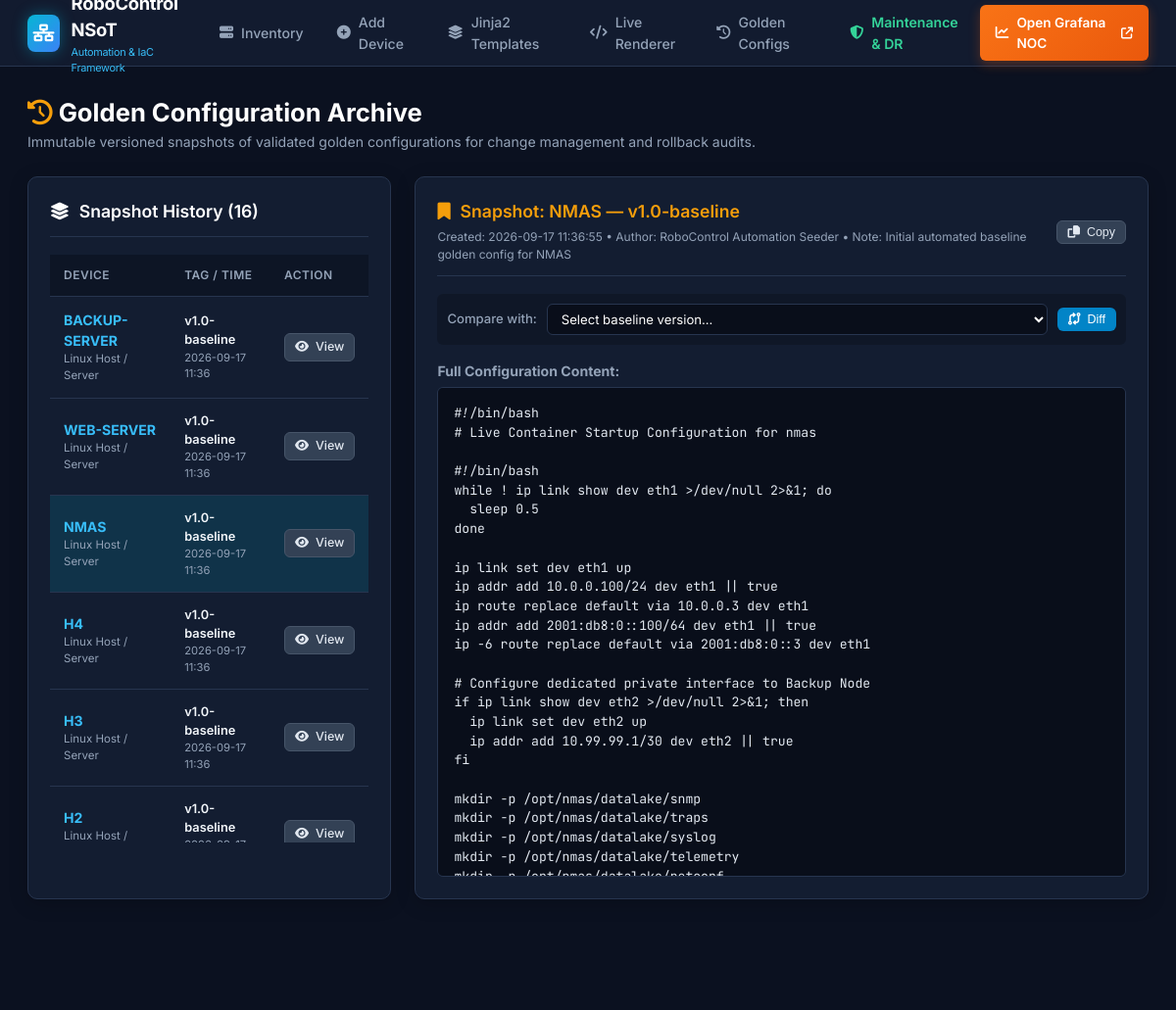
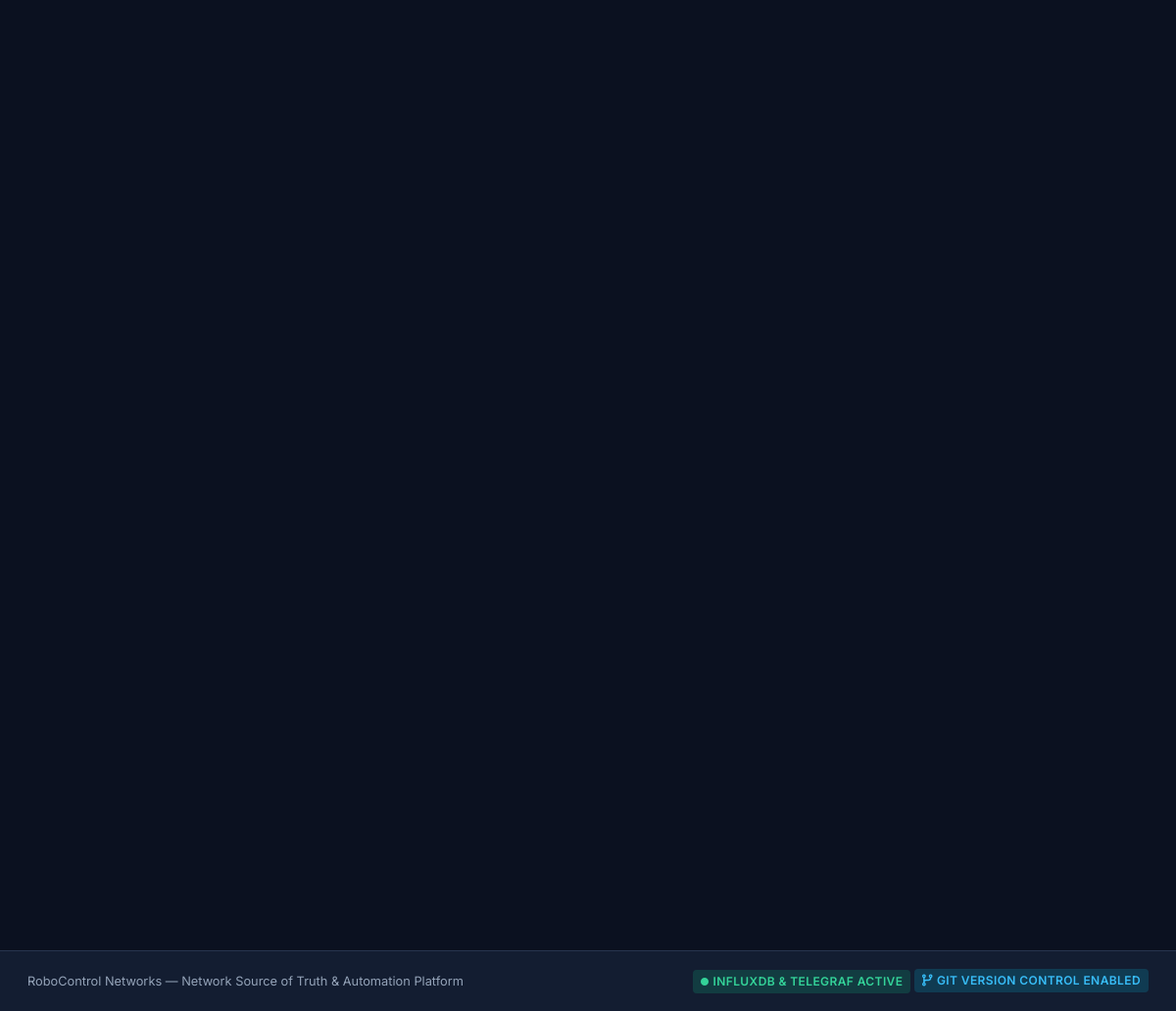
Screenshot of /golden-configs/?id=14 with the database file from the repository (2 pictures, top to bottom).
### automation/models.py (models this page shows, shortened)
class GoldenConfig(models.Model):
    device = models.ForeignKey(Device, on_delete=models.CASCADE, related_name='golden_configs')
    version_tag = models.CharField(max_length=64)
    timestamp = models.DateTimeField(auto_now_add=True)
    config_content = models.TextField()
    change_summary = models.CharField(max_length=255, default="Baseline Golden Config Snapshot")
    created_by = models.CharField(max_length=64, default="Network Automation Engine")
    class Meta:
        ordering = ['-timestamp']

class Device(models.Model):
    DEVICE_TYPES = [
        ('router', 'Router'),
        ('switch', 'Switch'),
        ('host', 'Host'),
        ('nmas', 'NMAS Station'),
        ('server', 'Internet Web Server'),
        ('backup', 'Backup Node'),
    ]
    VENDORS = [
        ('arista', 'Arista cEOS'),
        ('cisco_nxos', 'Cisco NX-OS 9000v'),
        ('cisco_xrv', 'Cisco IOS-XRv 9000'),
        ('sonic', 'SONiC VS (sonic-vs)'),
        ('linux', 'Linux Host / Server'),
    ]
    TIERS = [
        ('distribution', 'Tier 1: Distribution Routers (R1-R2)'),
        ('asbr', 'Tier 2: ASBR Core Routers (R3-R4)'),
        ('pe_router', 'Tier 3: PE WAN Gateway (R5)'),
        ('access_switch', 'Tier 4: Access Switches (S1-S2)'),
        ('core_switch', 'Tier 5: Core Backbone Switches (S3-S4)'),
        ('host', 'End Host (H1-H4)'),
        ('management', 'Management & Automation'),
    ]
    name = models.CharField(max_length=64, unique=True, verbose_name="Hostname / Device Name")
    device_type = models.CharField(max_length=32, choices=DEVICE_TYPES, default='router')
    vendor = models.CharField(max_length=64, choices=VENDORS, default='arista')
    tier = models.CharField(max_length=64, choices=TIERS, default='distribution')
    role = models.CharField(max_length=255, blank=True, verbose_name="Deployment Role")
    public_ip = models.CharField(max_length=64, blank=True, null=True, verbose_name="Public / WAN IP")
    private_ip = models.CharField(max_length=64, blank=True, null=True, verbose_name="Private IP")
    mgmt_ip = models.CharField(max_length=64, blank=True, null=True, verbose_name="Management IP")
    status = models.CharField(max_length=32, default='Online')
    routing_protocols = models.CharField(max_length=128, blank=True, default="OSPF", verbose_name="Routing Protocol(s)")
    bgp_asn = models.IntegerField(blank=True, null=True, verbose_name="BGP Local ASN")
    router_id = models.CharField(max_length=64, blank=True, null=True, verbose_name="Router ID")
    interface_ips = models.TextField(blank=True, verbose_name="Interface IPs / Descriptions")
    vlans = models.CharField(max_length=128, blank=True, verbose_name="VLANs (e.g. 10,20,30)")
    custom_config_yaml = models.TextField(blank=True, verbose_name="YAML Data Model")
    running_config = models.TextField(blank=True, verbose_name="Live Running Configuration")
    template_name = models.CharField(max_length=128, blank=True, default="r1_r2.j2", verbose_name="Jinja2 Template File")
    uploaded_config_file = models.FileField(upload_to='uploaded_configs/', blank=True, null=True, verbose_name="Uploaded Running Config File")
    uploaded_template_file = models.FileField(upload_to='uploaded_templates/', blank=True, null=True, verbose_name="Uploaded Jinja2 Template File")
    last_config_pulled_at = models.DateTimeField(blank=True, null=True)
    created_at = models.DateTimeField(auto_now_add=True)
    updated_at = models.DateTimeField(auto_now=True)
    class Meta:
        ordering = ['name']

### automation/views.py (the view, shortened to what this page needs)
# urls.py: path('golden-configs/', views.golden_configs_list_view, name='golden_configs'),
def golden_configs_list_view(request):
    golden_configs = GoldenConfig.objects.select_related('device').all()
    selected_gc = None
    diff_output = None
    gc_id = request.GET.get('id')
    compare_id = request.GET.get('compare')
    if gc_id:
        selected_gc = get_object_or_404(GoldenConfig, id=gc_id)
    context = {
        'golden_configs': golden_configs,
        'selected_gc': selected_gc,
        'diff_output': diff_output,
    }
    return render(request, 'automation/golden_configs.html', context)

### templates/automation/golden_configs.html (shortened to what this page needs)
{% extends 'automation/base.html' %}
{% block content %}
<div style="margin-bottom: 24px;">
  <h1 style="font-size: 1.6rem; font-weight: 700; color: #ffffff;">
    <i class="fa-solid fa-clock-rotate-left" style="color: var(--accent-amber);"></i> Golden Configuration Archive
  </h1>
  <p style="color: var(--text-muted); font-size: 0.88rem;">Immutable versioned snapshots of validated golden configurations for change management and rollback audits.</p>
</div>
<div style="display: grid; grid-template-columns: 1fr 2fr; gap: 24px;">
  <div class="card">
    <div class="card-header">
      <div class="card-title"><i class="fa-solid fa-layer-group"></i> Snapshot History ({{ golden_configs.count }})</div>
    </div>
    <div class="table-responsive" style="max-height: 600px; overflow-y: auto;">
      <table>
        <thead>
          <tr>
            <th>Device</th>
            <th>Tag / Time</th>
            <th>Action</th>
          </tr>
        </thead>
        <tbody>
          {% for gc in golden_configs %}
          <tr {% if selected_gc and selected_gc.id == gc.id %}style="background: rgba(6, 182, 212, 0.15);"{% endif %}>
            <td>
              <strong style="color: #38bdf8;">{{ gc.device.name|upper }}</strong>
              <div style="font-size: 0.72rem; color: var(--text-muted);">{{ gc.device.get_vendor_display }}</div>
            </td>
            <td>
              <div style="font-weight: 600; font-size: 0.8rem; color: #f1f5f9;">{{ gc.version_tag }}</div>
              <div style="font-size: 0.7rem; color: var(--text-muted);">{{ gc.timestamp|date:"Y-m-d H:i" }}</div>
            </td>
            <td>
              <a href="?id={{ gc.id }}" class="btn btn-secondary btn-sm" title="Inspect Snapshot">
                <i class="fa-solid fa-eye"></i> View
              </a>
            </td>
          </tr>
          {% empty %}
          <tr>
            <td colspan="3" style="text-align: center; color: var(--text-muted); padding: 20px;">No golden configs captured yet.</td>
          </tr>
          {% endfor %}
        </tbody>
      </table>
    </div>
  </div>
  <div>
    {% if selected_gc %}
      <div class="card">
        <div class="card-header">
          <div>
            <div class="card-title" style="color: var(--accent-amber);">
              <i class="fa-solid fa-bookmark"></i> Snapshot: {{ selected_gc.device.name|upper }} &mdash; {{ selected_gc.version_tag }}
            </div>
            <div style="font-size: 0.75rem; color: var(--text-muted); margin-top: 4px;">
              Created: {{ selected_gc.timestamp|date:"Y-m-d H:i:s" }} &bull; Author: {{ selected_gc.created_by }} &bull; Note: {{ selected_gc.change_summary }}
            </div>
          </div>
          <div>
            <button class="btn btn-secondary btn-sm" onclick="navigator.clipboard.writeText(document.getElementById('gcContent').innerText); alert('Golden config copied!');">
              <i class="fa-solid fa-copy"></i> Copy
            </button>
          </div>
        </div>
        <form method="get" style="display: flex; gap: 10px; align-items: center; margin-bottom: 16px; background: rgba(0,0,0,0.2); padding: 10px; border-radius: 6px;">
          <label style="margin: 0; font-size: 0.82rem; color: var(--text-muted); white-space: nowrap;">Compare with:</label>
          <select name="compare" class="form-control" style="padding: 6px 10px; font-size: 0.82rem;">
            <option value="">Select baseline version...</option>
          </select>
          <button type="submit" class="btn btn-primary btn-sm"><i class="fa-solid fa-code-compare"></i> Diff</button>
        </form>
        <h4 style="font-size: 0.88rem; color: var(--text-muted); margin-bottom: 6px;">Full Configuration Content:</h4>
        <pre class="code-box" id="gcContent"><code>{{ selected_gc.config_content }}</code></pre>
      </div>
    {% endif %}
  </div>
</div>
{% endblock %}

### templates/automation/base.html (style rules this page uses)
:root { --bg-main: #0b1120; --bg-card: #131d31; --bg-card-hover: #1e293b; --border-color: #27354f; --text-main: #f1f5f9; --text-muted: #94a3b8; --accent-cyan: #06b6d4; --accent-teal: #10b981; --accent-blue: #3b82f6; --accent-purple: #8b5cf6; --accent-amber: #f59e0b; --accent-red: #ef4444; }
* { box-sizing: border-box; margin: 0; padding: 0; }
body { font-family: 'Inter', -apple-system, BlinkMacSystemFont, sans-serif; background-color: var(--bg-main); color: var(--text-main); line-height: 1.5; min-height: 100vh; display: flex; flex-direction: column; }
.card { background: var(--bg-card); border: 1px solid var(--border-color); border-radius: 10px; padding: 22px; margin-bottom: 24px; box-shadow: 0 4px 20px rgba(0, 0, 0, 0.2); }
.card-header { display: flex; justify-content: space-between; align-items: center; margin-bottom: 18px; padding-bottom: 12px; border-bottom: 1px solid var(--border-color); }
.card-title { font-size: 1.1rem; font-weight: 600; color: #ffffff; display: flex; align-items: center; gap: 10px; }
.btn { display: inline-flex; align-items: center; gap: 7px; padding: 8px 16px; border-radius: 6px; font-size: 0.85rem; font-weight: 500; cursor: pointer; text-decoration: none; border: 1px solid transparent; transition: all 0.2s ease; }
.btn-primary { background: #0284c7; color: #ffffff; }
.btn-secondary { background: #334155; color: #e2e8f0; border-color: #475569; }
.btn-sm { padding: 4px 10px; font-size: 0.78rem; }
.table-responsive { overflow-x: auto; }
table { width: 100%; border-collapse: collapse; font-size: 0.88rem; }
th { text-align: left; padding: 12px 14px; background: #0d1525; color: var(--text-muted); font-weight: 600; border-bottom: 1px solid var(--border-color); text-transform: uppercase; font-size: 0.75rem; letter-spacing: 0.5px; }
td { padding: 13px 14px; border-bottom: 1px solid var(--border-color); color: var(--text-main); }
label { display: block; margin-bottom: 6px; font-size: 0.85rem; font-weight: 500; color: #cbd5e1; }
.form-control { width: 100%; padding: 10px 14px; background: #090e1a; border: 1px solid var(--border-color); border-radius: 6px; color: #ffffff; font-size: 0.88rem; font-family: inherit; transition: border-color 0.2s ease; }
pre, code { font-family: 'JetBrains Mono', monospace; }
.code-box { background: #090e1a; border: 1px solid var(--border-color); border-radius: 6px; padding: 16px; overflow-x: auto; font-size: 0.82rem; color: #e2e8f0; max-height: 500px; }

### rows the page displays
GoldenConfig: device.name "BACKUP-SERVER", device.vendor "Linux Host / Server", version_tag "v1.0-baseline", timestamp "2026-09-17 11:36"
GoldenConfig: device.name "WEB-SERVER", device.vendor "Linux Host / Server", version_tag "v1.0-baseline", timestamp "2026-09-17 11:36"
GoldenConfig: device.name "NMAS", device.vendor "Linux Host / Server", version_tag "v1.0-baseline", timestamp "2026-09-17 11:36", timestamp "2026-09-17 11:36:55", created_by "RoboControl Automation Seeder", change_summary "Initial automated baseline golden config for NMAS", config_content "#!/bin/bash # Live Container Startup Configuration for nmas #!/bin/bash while ! ip link show dev eth1 >/dev/null 2>&1; do sleep 0.5 done ip link set dev eth1 up ip addr add 10.0.0.100/24 dev eth1 || true ip route replace default via 10.0.0.3 dev eth1 ip addr add 2001:db8:0::100/64 dev eth1 || true ip -6 route replace default via 2001:db8:0::3 dev eth1 # Configure dedicated private interface to Backup Node if ip link show dev eth2 >/dev/null 2>&1; then ip link set dev eth2 up ip addr add 10.99.99.1/30 dev eth2 || true fi mkdir -p /opt/nmas/datalake/snmp mkdir -p /opt/nmas/datalake/traps mkdir -p /opt/nmas/datalake/syslog mkdir -p /opt/nmas/datalake/telemetry…"
GoldenConfig: device.name "H4", device.vendor "Linux Host / Server", version_tag "v1.0-baseline", timestamp "2026-09-17 11:36"
GoldenConfig: device.name "H3", device.vendor "Linux Host / Server", version_tag "v1.0-baseline", timestamp "2026-09-17 11:36"
GoldenConfig: device.name "H2", device.vendor "Linux Host /…", version_tag "v1.0-baseline"

### other values shown
{{ golden_configs.count }} "16"
